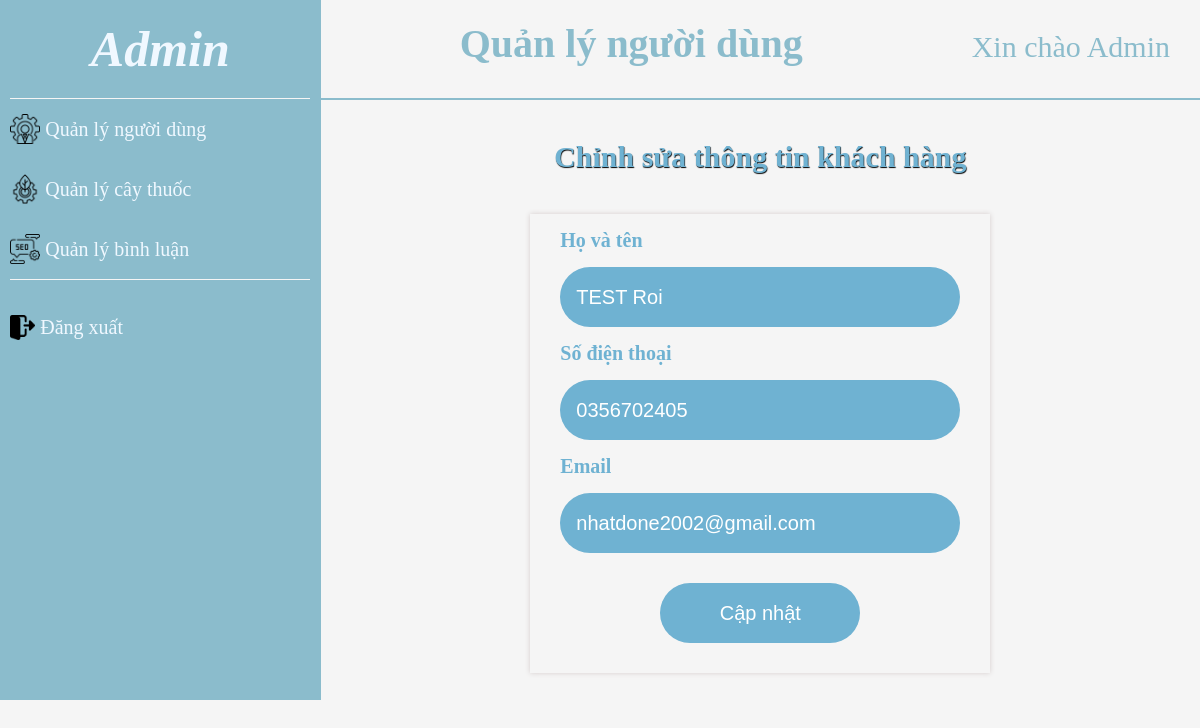
The page /CNPM/TRACUU/Admin/editUser/TEST on the database its author committed.
### tables this page shows
CREATE TABLE `user` (
  `id` int(11) NOT NULL,
  `username` varchar(40) NOT NULL,
  `password` varchar(50) NOT NULL,
  `hoten` varchar(40) NOT NULL,
  `sdt` varchar(40) NOT NULL,
  `email` varchar(40) NOT NULL
);

### CNPM/TRACUU/mvc/core/Controller.php (called while the page is built, shortened)
<?php
    class Controller{
        public function model($model){
            return new $model;
        }
        public function view($view, $data=[]){
            require_once "./mvc/views/".$view.".php";
        }
    }
?>

### CNPM/TRACUU/mvc/controllers/Admin.php (called while the page is built, shortened)
<?php
    class controllerAdmin extends Controller{
        protected $modelUser;
        public function __construct(){
            $this->modelUser = $this->model('User');
        }
        public function editUser($user){
            $this->views = $this->view("editUser",[
                "info" => $this->modelUser->getInfo($user),
            ]);
        }
    }
?>

### CNPM/TRACUU/mvc/core/App.php (called while the page is built, shortened)
<?php
    class App{
        protected $controller="Home";
        protected $action = "Show";
        function __construct(){
            $url =  explode("/", trim($this->UrlProcess()));
            if(file_exists("./mvc/controllers/".$url[0].".php")){
                $this->controller = $url[0];
                unset($url[0]);
            }
            if(isset($url[1])){
                if(method_exists("controller".$this->controller, $url[1])){
                    $this->action = $url[1];
                }
                unset($url[1]);
            }
            $Control = new $Class;
            $this->params = $url?array_values($url):[];
            call_user_func_array([$Control, $this->action], $this->params);
        }
        function UrlProcess(){
            if(isset($_GET["url"])){
                return $_GET["url"];
            }else{
                return '';
            }
        }
    }
?>

### CNPM/TRACUU/index.php (called while the page is built, shortened)
<?php
    $myApp = new App();
?>

### CNPM/TRACUU/mvc/core/DB.php (called while the page is built, shortened)
<?php
    class DB{
        protected $host = "localhost";
        protected $user = "root";
        protected $pass = "";
        protected $database = "quanlyhethong";
        function __construct(){
            $this->conn = mysqli_connect($this->host,$this->user,$this->pass,$this->database);
        }
    }
?>

### CNPM/TRACUU/mvc/models/User.php (called while the page is built, shortened)
<?php
    class User extends DB{
        public function getInfo($user){
            $sql = "SELECT * FROM user WHERE username = '$user'";
            if(mysqli_query($this->conn, $sql)){
                return mysqli_query($this->conn,$sql);
            }else{
                return false;
            }
        }
    }
?>

### CNPM/TRACUU/mvc/views/editUser.php (the view, shortened to what this page needs)
<!DOCTYPE html>
<html lang="en">
<head>
    <link rel="stylesheet" href="/CNPM/TRACUU/assets/css/adminPage.css">
    <link rel="stylesheet" href="/CNPM/TRACUU/assets/css/edit.css">
</head>
<body>
    <div class="contain">
        <?php
            require_once("./mvc/views/includes/sideBarAdmin.php");
        ?>
        <div class="content">
            <div class="header">
                <h3>Quản lý người dùng</h3>
                <p>Xin chào <span>Admin</span></p>
            </div>
            <div class="section">
                <?php
                    if(!empty($data['info'])){
                        while($row = mysqli_fetch_array($data['info'])){
                ?>
                <h3>Chỉnh sửa thông tin khách hàng</h3>
                <form class="formEdit" action="/CNPM/TRACUU/Admin/updateUser" method="Post">
                    <div class="form-group">
                        <label for="hoten">Họ và tên</label>
                        <input type="text" name="hoten" value="<?php echo $row['hoten']; ?>">
                    </div>
                    <div class="form-group">
                        <label for="sdt">Số điện thoại</label>
                        <input type="number" name="sdt" value="<?php echo $row['sdt']; ?>">
                    </div>
                    <div class="form-group">
                        <label for="email">Email</label>
                        <input type="text" name="email" value="<?php echo $row['email']; ?>">
                    </div>
                    <?php
                        }
                    }
                    ?>
                    <div class="form-group">
                        <button type="submit" name="btnEdit">Cập nhật</button>
                    </div>
                </form>
            </div>
        </div>
    </div>
</body>
</html>

### CNPM/TRACUU/assets/css/adminPage.css (style rules this page uses)
* { padding: 0; margin: 0; box-sizing: border-box; }
body { background-color: whitesmoke; }
.contain { display: flex; margin: 0; padding: 0; }
.content { height: 100vh; width: 80%; }
.header { height: 100px; display: flex; justify-content: space-between; border-bottom: 2px solid #8BBCCC; }
.header h3 { color: #8BBCCC; font-size: 40px; padding: 20px; }
.header p { color: #8BBCCC; font-size: 30px; margin: 30px; }

### CNPM/TRACUU/assets/css/edit.css (style rules this page uses)
.section { width: 100%; display: flex; flex-direction: column; justify-content: center; align-items: center; padding-top: 40px; }
.formEdit { display: flex; flex-direction: column; margin: 40px 0px; align-items: center; box-shadow: 0px 0px 5px #d4cccc; padding: 15px; }
.formEdit input { display: block; width: 400px; height: 60px; margin: 15px; background-color: #6FB2D2; color: white; border-radius: 30px; padding-left: 15px; border: 1px solid transparent; font-size: 20px; }
.formEdit button { display: block; width: 200px; height: 60px; margin: 15px; background-color: #6FB2D2; color: white; border-radius: 30px; border: 1px solid transparent; font-size: 20px; text-align: center; }
.section h3 { color: #6FB2D2; font-size: 30px; font-weight: bold; text-shadow: 0.5px 1px 1px black; }
.formEdit label { margin-left: 15px; font-size: 20px; color: #6FB2D2; font-weight: bold; }

### rows shown on the page
user: hoten "TEST Roi", sdt "0356702405", email "nhatdone2002@gmail.com"
